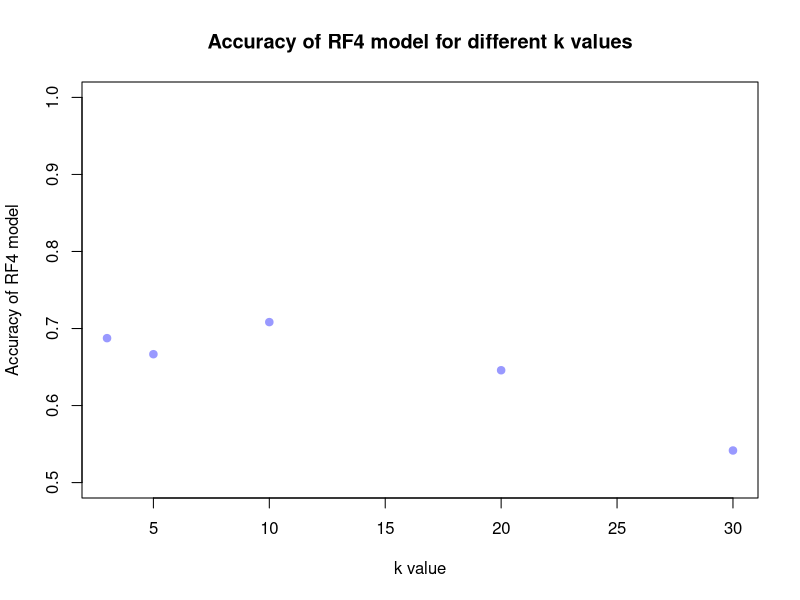
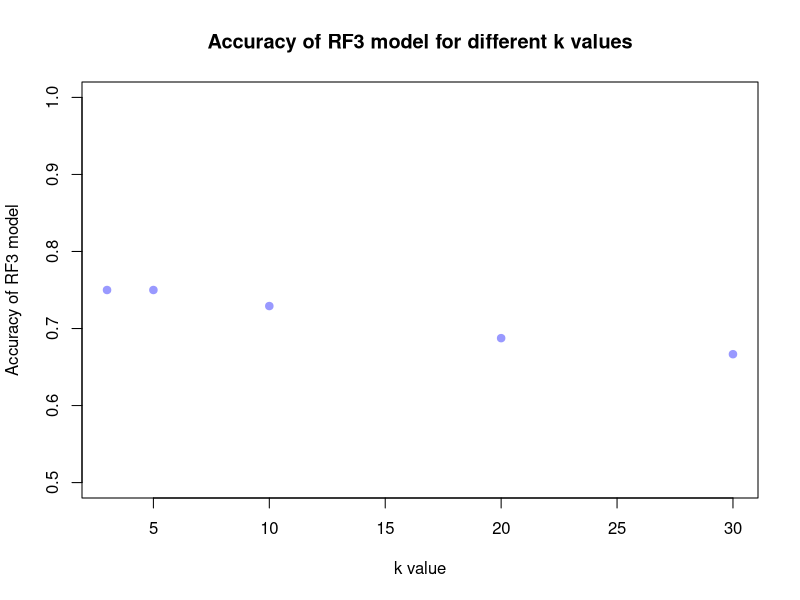
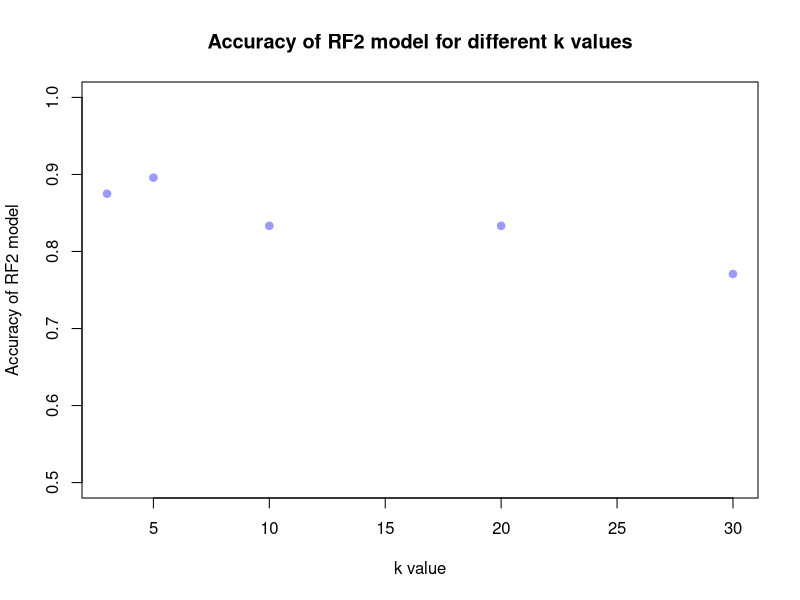

These figures' R source, in order: (Note: this script raises an error after producing the figures.)
# Load libraries
library(readr)
library(class)
library(dplyr)
library(caret)


# Prepare data ------------------------------------------------------------

#Load in the data
dataset = read_csv("all_data.csv")

#Copy the column labels for the training and testing set
training_data <- dataset[1, ]
test_data <- dataset[1, ]

#Separate the data into training and testing. As per the paper, for each 5 rows
#of data, 4 rows go to training, and 1 row goes to testing
train_start <- 1
train_end <- 4
start <- 1
end <- 4
for (i in 1:48) {
  training_data[train_start:train_end, ] <- dataset[start:end, ]
  test_data[i, ] <- dataset[end+1, ]
  train_start <- train_start + 4
  train_end <- train_end + 4
  start <- start + 5
  end <- end + 5
}

#Separate training data into the inputs and the classification
train_features <- training_data[, -c(1:3)]  #Exclude first three columns (not part of actual data)
train_labels <- training_data[, 55:57] #Class (what level bloom it is)

test_features <- test_data[, -c(1:3)]    #Same as above, but for test data
test_labels <- test_data[, 55:57] 

#Scale down the data (only the input data)
train_data_scaled <- scale(train_features[, 1:50])  # Exclude the target variable
test_data_scaled <- scale(test_features[, 1:50])      # Exclude the target variable

# Fit the RF4 model! ----------------------------------------------------------

#Set up a vector that contains the different k values used in the paper
k <- c(3, 5, 10, 20, 30)
train_labels_mod <- as.vector(train_labels[[1]]) #Convert classification to vector (4-level)
predicted_RF4 <- matrix(0, 48, 5) #Initialise matrix to store results for each k

#Create a loop that fits the model for each k value
for (i in 1:length(k)){
  predicted_RF4[ ,i] <- knn(train = train_data_scaled, 
                       test = test_data_scaled, 
                       cl = train_labels_mod, 
                       k = k[i])
}

#Now verify the accuracy for each k using a confusion matrix
test_labels_mod <- factor(as.vector(test_labels[[1]])) #Convert test classification to vector (4-level)
accuracy_results_RF4k3 <- confusionMatrix(data=factor(predicted_RF4[ ,1]), reference=test_labels_mod)
accuracy_results_RF4k5 <- confusionMatrix(data=factor(predicted_RF4[ ,2]), reference=test_labels_mod)
accuracy_results_RF4k10 <- confusionMatrix(data=factor(predicted_RF4[ ,3]), reference=test_labels_mod)
accuracy_results_RF4k20 <- confusionMatrix(data=factor(predicted_RF4[ ,4]), reference=test_labels_mod)
accuracy_results_RF4k30 <- confusionMatrix(data=factor(predicted_RF4[ ,5]), reference=test_labels_mod)

#Determine overall kappa and accuracy
kappa_RF4 <- c(accuracy_results_RF4k3[["overall"]][["Kappa"]], accuracy_results_RF4k5[["overall"]][["Kappa"]],
           accuracy_results_RF4k10[["overall"]][["Kappa"]], accuracy_results_RF4k20[["overall"]][["Kappa"]], 
           accuracy_results_RF4k30[["overall"]][["Kappa"]])
accuracy_RF4 <- c(accuracy_results_RF4k3[["overall"]][["Accuracy"]], accuracy_results_RF4k5[["overall"]][["Accuracy"]],
           accuracy_results_RF4k10[["overall"]][["Accuracy"]], accuracy_results_RF4k20[["overall"]][["Accuracy"]], 
           accuracy_results_RF4k30[["overall"]][["Accuracy"]])

kappa_avg_RF4 <- mean(kappa_RF4)
accuracy_avg_RF4 <- mean(accuracy_RF4)
kappa_avg_RF4
accuracy_avg_RF4

#Finally, plot the accuracy against the k value
plot(k, accuracy_RF4, pch=19, col="#9999FF", main="Accuracy of RF4 model for different k values", 
     xlab="k value", ylab="Accuracy of RF4 model", ylim=c(0.5, 1))


# Fit the RF3 model! ------------------------------------------------------

#Set up a vector that contains the different k values used in the paper
k <- c(3, 5, 10, 20, 30)
train_labels_mod <- as.vector(train_labels[[2]]) #Convert classification to vector (3-level)
predicted_RF3 <- matrix(0, 48, 5) #Initialise matrix to store results for each k

#Create a loop that fits the model for each k value
for (i in 1:length(k)){
  predicted_RF3[ ,i] <- knn(train = train_data_scaled, 
                            test = test_data_scaled, 
                            cl = train_labels_mod, 
                            k = k[i])
}

#Now verify the accuracy for each k using a confusion matrix
test_labels_mod <- factor(as.vector(test_labels[[2]])) #Convert test classification to vector (3-level)
accuracy_results_RF3k3 <- confusionMatrix(data=factor(predicted_RF3[ ,1]), reference=test_labels_mod)
accuracy_results_RF3k5 <- confusionMatrix(data=factor(predicted_RF3[ ,2]), reference=test_labels_mod)
accuracy_results_RF3k10 <- confusionMatrix(data=factor(predicted_RF3[ ,3]), reference=test_labels_mod)
accuracy_results_RF3k20 <- confusionMatrix(data=factor(predicted_RF3[ ,4]), reference=test_labels_mod)
accuracy_results_RF3k30 <- confusionMatrix(data=factor(predicted_RF3[ ,5]), reference=test_labels_mod)

#Determine overall kappa and accuracy
kappa_RF3 <- c(accuracy_results_RF3k3[["overall"]][["Kappa"]], accuracy_results_RF3k5[["overall"]][["Kappa"]],
               accuracy_results_RF3k10[["overall"]][["Kappa"]], accuracy_results_RF3k20[["overall"]][["Kappa"]], 
               accuracy_results_RF3k30[["overall"]][["Kappa"]])
accuracy_RF3 <- c(accuracy_results_RF3k3[["overall"]][["Accuracy"]], accuracy_results_RF3k5[["overall"]][["Accuracy"]],
                  accuracy_results_RF3k10[["overall"]][["Accuracy"]], accuracy_results_RF3k20[["overall"]][["Accuracy"]], 
                  accuracy_results_RF3k30[["overall"]][["Accuracy"]])

kappa_avg_RF3 <- mean(kappa_RF3)
accuracy_avg_RF3 <- mean(accuracy_RF3)
kappa_avg_RF3
accuracy_avg_RF3

#Finally, plot the accuracy against the k value
plot(k, accuracy_RF3, pch=19, col="#9999FF", main="Accuracy of RF3 model for different k values", 
     xlab="k value", ylab="Accuracy of RF3 model", ylim=c(0.5, 1))


# Fit the RF2 model! -------------------------------------------------------

#Set up a vector that contains the different k values used in the paper
k <- c(3, 5, 10, 20, 30)
train_labels_mod <- as.vector(train_labels[[3]]) #Convert classification to vector (2-level)
predicted_RF2 <- matrix(0, 48, 5) #Initialise matrix to store results for each k

#Create a loop that fits the model for each k value
for (i in 1:length(k)){
  predicted_RF2[ ,i] <- knn(train = train_data_scaled, 
                            test = test_data_scaled, 
                            cl = train_labels_mod, 
                            k = k[i])
}

#Now verify the accuracy for each k using a confusion matrix
test_labels_mod <- factor(as.vector(test_labels[[3]])) #Convert test classification to vector (2-level)
accuracy_results_RF2k3 <- confusionMatrix(data=factor(predicted_RF2[ ,1]), reference=test_labels_mod)
accuracy_results_RF2k5 <- confusionMatrix(data=factor(predicted_RF2[ ,2]), reference=test_labels_mod)
accuracy_results_RF2k10 <- confusionMatrix(data=factor(predicted_RF2[ ,3]), reference=test_labels_mod)
accuracy_results_RF2k20 <- confusionMatrix(data=factor(predicted_RF2[ ,4]), reference=test_labels_mod)
accuracy_results_RF2k30 <- confusionMatrix(data=factor(predicted_RF2[ ,5]), reference=test_labels_mod)

#Determine overall kappa and accuracy
kappa_RF2 <- c(accuracy_results_RF2k3[["overall"]][["Kappa"]], accuracy_results_RF2k5[["overall"]][["Kappa"]],
               accuracy_results_RF2k10[["overall"]][["Kappa"]], accuracy_results_RF2k20[["overall"]][["Kappa"]], 
               accuracy_results_RF2k30[["overall"]][["Kappa"]])
accuracy_RF2 <- c(accuracy_results_RF2k3[["overall"]][["Accuracy"]], accuracy_results_RF2k5[["overall"]][["Accuracy"]],
                  accuracy_results_RF2k10[["overall"]][["Accuracy"]], accuracy_results_RF2k20[["overall"]][["Accuracy"]], 
                  accuracy_results_RF2k30[["overall"]][["Accuracy"]])

kappa_avg_RF2 <- mean(kappa_RF2)
accuracy_avg_RF2 <- mean(accuracy_RF2)
kappa_avg_RF2
accuracy_avg_RF2

#Finally, plot the accuracy against the k value
plot(k, accuracy_RF2, pch=19, col="#9999FF", main="Accuracy of RF2 model for different k values", 
     xlab="k value", ylab="Accuracy of RF2 model", ylim=c(0.5, 1))


#Initialise a counter and a matrix to store results
counter <- 1
predicted_species <- matrix(0, 49, 45)
#Create a loop that fits each model for each of k value
for (i in 1:length(test_labels)){ #For each model
  train_labels_mod <- as.vector(train_labels[[i]]) #Convert classification to vector
  for (j in 1:length(k)){ #For each k value
    predicted_species[ ,counter] <- knn(train = train_data_scaled, 
                                        test = test_data_scaled, 
                                        cl = train_labels_mod, 
                                        k = k[j])
    counter <- counter + 1
  } 
}

#Save the predicted species to a csv file
write.csv(predicted_species, "knn_predictions.csv", row.names = TRUE)
#Save the actual classifications to a csv file
write.csv(test_labels, "actual_classifications.csv", row.names = TRUE)
